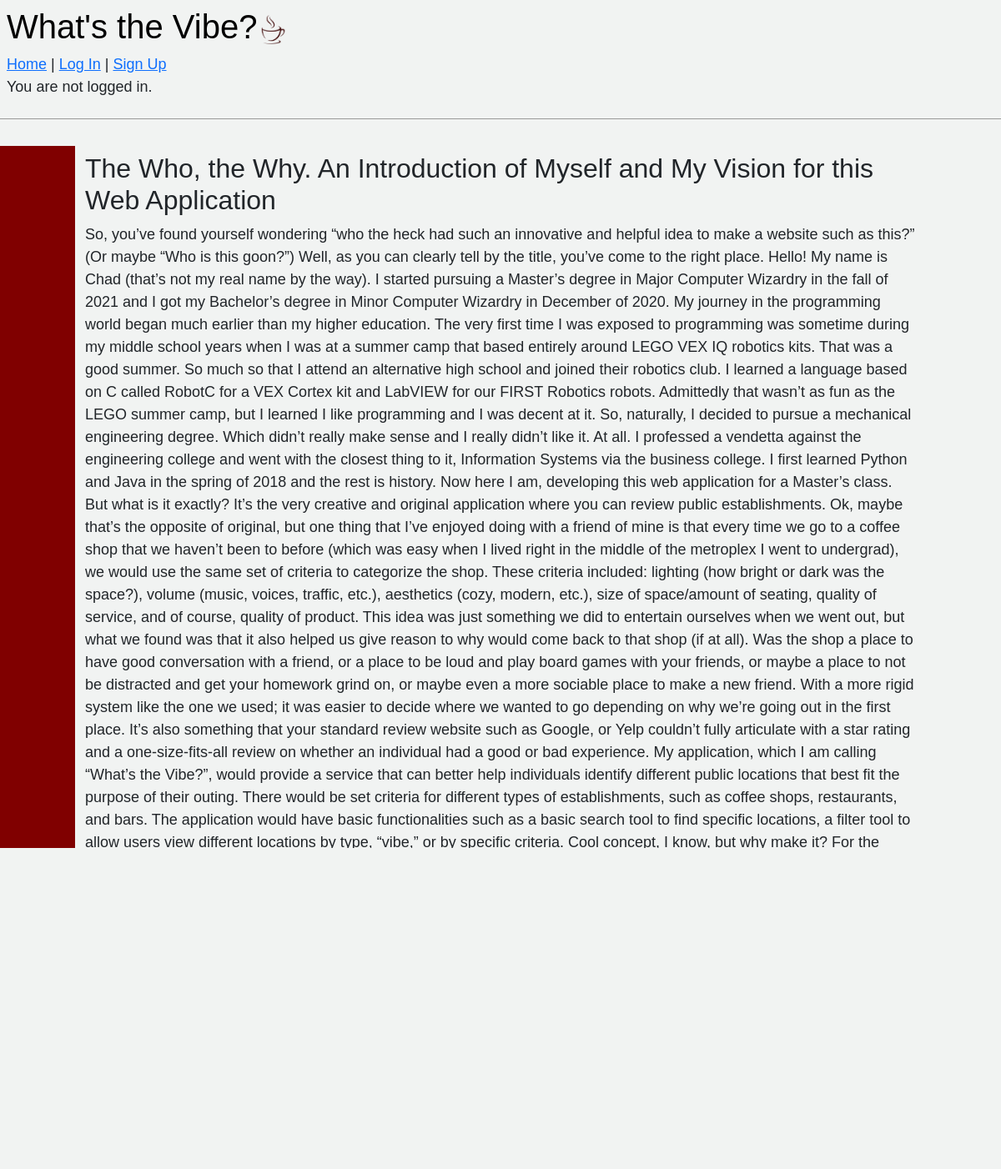
/post/5/, run on the app's committed database.
### blog/models.py (models this page shows, shortened)
class Post(models.Model):
    title = models.CharField(max_length=200)
    author = models.ForeignKey(
        "auth.User",
        on_delete=models.CASCADE,
    )
    body = models.TextField()

### blog/views.py (the view)
# urls.py: path("post/<int:pk>/", BlogDetailView.as_view(), name="post_detail"),
class BlogDetailView(DetailView):
    model = Post
    template_name = "post_detail.html"

### templates/post_detail.html
{% extends "base.html" %}
{% block content %}
  <div class="post-entry">
    <h2>{{ post.title }}</h2>
    <p>{{ post.body }}</p>
  </div>
<a href="{% url 'post_edit' post.pk %}">+ Edit Blog Post</a><br/>
<a href="{% url 'post_delete' post.pk %}">+ Delete Blog Post</a>
{% endblock content %}

### templates/base.html (shortened to what this page needs)
{% load static %}
<html lang="en">
  <head>
    <link
        href="https://cdn.jsdelivr.net/npm/bootstrap@5.2.1/dist/css/bootstrap.min.css"
        rel="stylesheet"
>
    <link rel="stylesheet" href="{% static 'css/base.css' %}">
  </head>
  <body>
    <header class="p-md-2">
      <div class='nav-left'>
        <h1><a href="{% url 'home' %}">What's the Vibe?</a><img src="{% static 'media/CoffeeCup.jpg' %}" alt="Coffee Cup" alt="Coffee Cup" width="35" height="35" /></h1>
        <a href="{% url 'home' %}">Home</a> |
        {% if user.is_authenticated %}
          <a href="{% url 'logout' %}">Log out</a>
          <p>Hi {{ user.username }}!</p>
        {% else %}
          <a href="{% url 'login' %}">Log In</a> |
          <a href="{% url 'signup' %}">Sign Up</a>
          <p>You are not logged in.</p>
        {% endif %}
      </div>
    </header>
    <div class="row">
      <div class="col-md-1" style="background-color:maroon;"></div>
    <div class="col-md-10">
      {% block content %}
      {% endblock content %}
    <hr>
    <footer>
        <details>
          <summary>*NOTE*</summary>
        </details>
        <p>Reach us at:<br>
        cmsennett1@buffs.wtamu.edu | (555) 123-4567<img src="{% static 'media/CoffeeCup.jpg' %}" alt="Coffee Cup" alt="Coffee Cup" width="15" height="15" /></p>
  </footer>
</div>
  </body>
</html>

### static/css/base.css (style rules this page uses)
body { font-family: 'Source Sans Pro', sans-serif; font-size: 18px; background-color: #f1f3f2; }
header { border-bottom: 1px solid #999; margin-bottom: 2rem; display: flex; }
header h1 a { color: black; text-decoration: none; }
.nav-left { margin-right: auto; }
.post-entry { margin-bottom: 2rem; }
.post-entry h2 { margin: 0.5rem 0; }
.post-entry p { margin: 0; font-weight: 400; }

### data on the page
Post: title "The Who, the Why. An Introduction of Myself and My Vision for this Web Application", body "So, you’ve found yourself wondering “who the heck had such an innovative and helpful idea to make a website such as this?” (Or maybe “Who is this goon?”) Well, as you can clearly tell by the title, you’ve come to the right place. Hello! My name is Chad (that’s not my real name by the way). I started pursuing a Master’s degree in Major Computer Wizardry in the fall of 2021 and I got my Bachelor’s degree in Minor Computer Wizardry in December of 2020. My journey in the programming world began much earlier than my higher education. The very first time I was exposed to programming was sometime during my middle school years when I was at a summer camp that based entirely around LEGO VEX IQ…"
